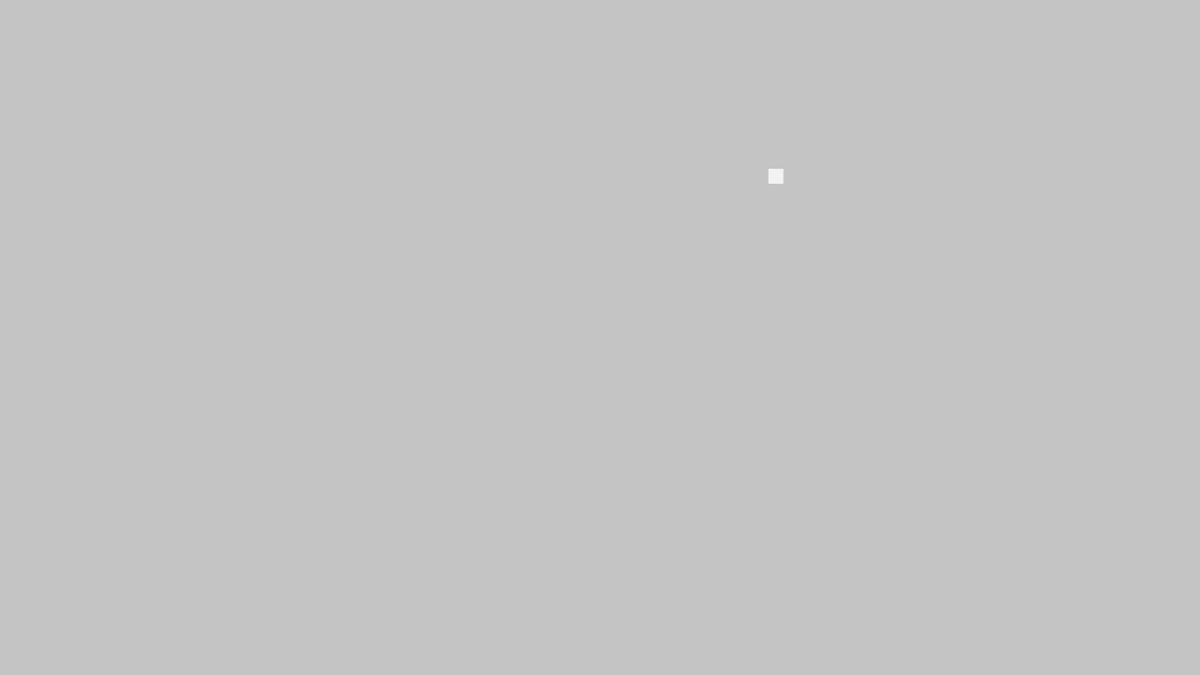
Frame 1 (no input)
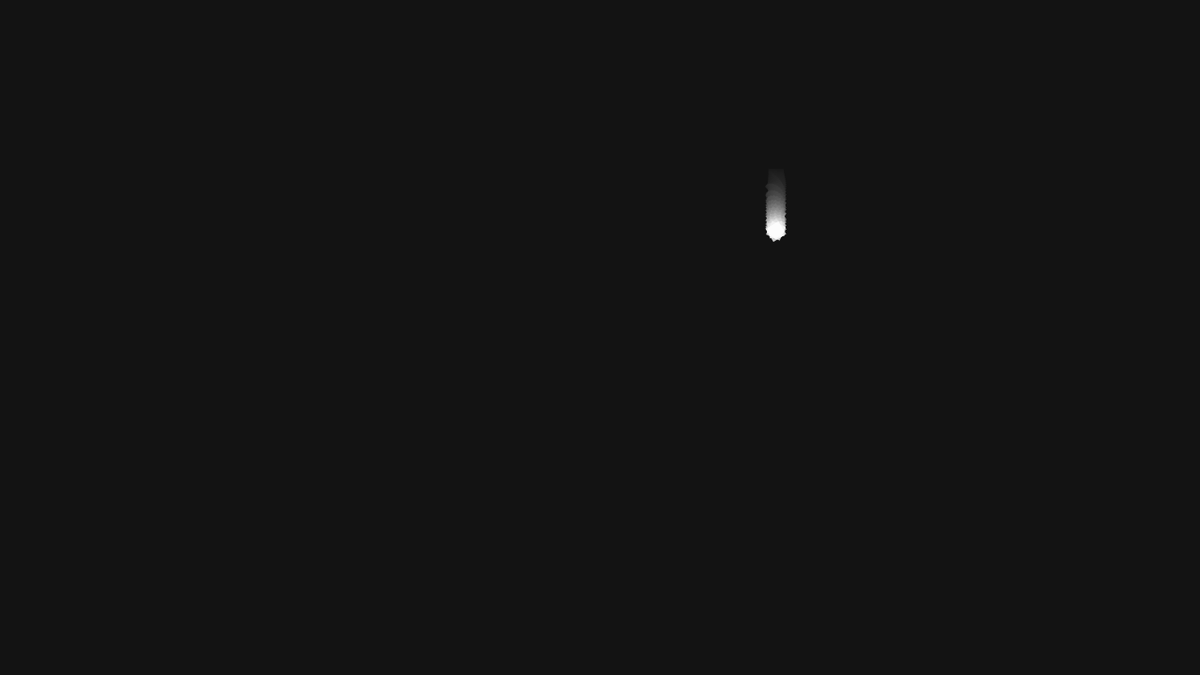
Frame 60 (the mouse pressed at the canvas centre just before this capture)
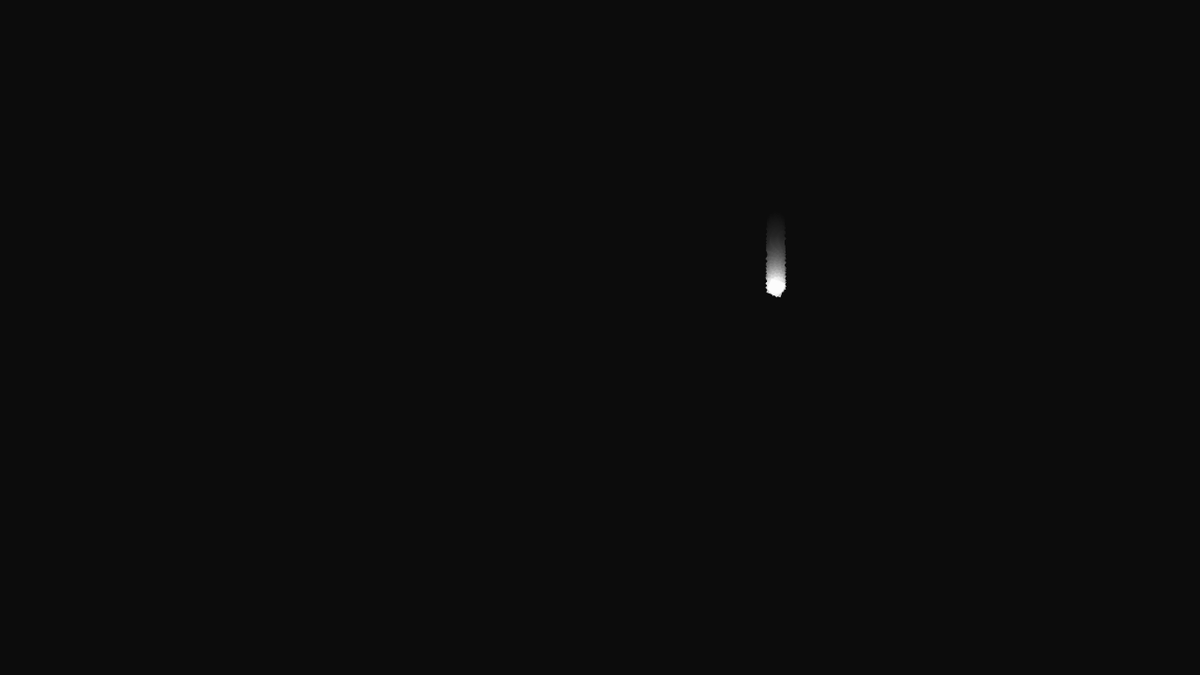
Frame 120 (the mouse held since frame 60 and released just before this capture)

The Processing sketch that drew these frames (run headless with seeded random() and noise(); from frame 60 on, the mouse is pressed at the canvas centre):

// Processing sketch: main
// ── main.pde
Mover mover;

void setup(){
  size(1280,720);
  smooth();
  mover = new Mover();
}

void draw(){

  noStroke();
  fill(0,10);
  rectMode(CENTER);
  rect(width/2,height/2,width,height);
  
  mover.run();
}

// ── Mover.pde
class Mover{
  PVector location;
  PVector velocity;
  PVector acceleration;
  float mass = 1;
  
  float angle = 0;
  float aVelocity = 0;
  float aAcceleration = 0.01f;
  
  Mover(){
    location = new PVector(random(width),random(height));
    velocity = new PVector(0,0);
    acceleration = new PVector(0,1);
  }
  
  void update(){
    velocity.add(acceleration);
    location.add(velocity);
    
    aVelocity += aAcceleration;
    angle += aVelocity;
    
    acceleration.mult(0);
    
  }
  
  void display(){
    noStroke();
    fill(255,200);
    rectMode(CENTER);
    
    pushMatrix();
    translate(location.x,location.y);
    rotate(angle);
    rect(0,0,mass*16,mass*16);
    popMatrix();
  }
  
  void run(){
    update();
    display();
  }
  
}
